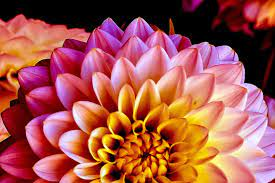
#> input picture test.jpg, 275 x 183 px
$ python fft.py
#> lines starting #> are read from the running program, lines starting #| are printed output that depends on the picture
#> `img = cv.imread('test.jpg', 0)`:
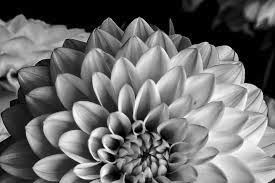
#> img: shape (183, 275); min 0, max 255, mean 107.7
import numpy as np
import cv2 as cv
import matplotlib.pyplot as plt
from math import *
from typing import List, Dict, Tuple
from numpy._typing import *

def exp2cosine(x: ArrayLike) -> ArrayLike:
    '''convert e^jx -> cos(x) + j*sin(x) '''
    return np.cos(x) + 1j*np.sin(x)

# [22 lines of commented-out code are left out]

def fft2D(img: ArrayLike) -> ArrayLike:
    ft = np.zeros_like(img, dtype = np.complex64)
    T_img = img.T
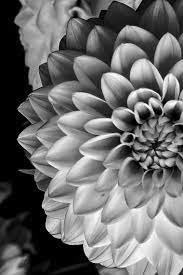
#> T_img: shape (275, 183); min 0, max 255, mean 107.7
    M, N= T_img.shape[:2]
#> M = 275; N = 183
    x = u = np.arange(M)
#> x = 275 values from 0 to 274; u = 275 values from 0 to 274
    y = np.arange(N)
#> y = 183 values from 0 to 182
    for v in range(img.shape[0]):
        s = T_img*exp2cosine(
            -2*pi*(
                np.expand_dims(
                    u[:, None]*x[None,:],
                    axis = -1
                ) * 1.0/M + v*y[None,:]*1.0/N
            )
        )
        ft[v,:] = np.sum(
            s, axis = (-1,-2)
        )

    return ft

def ifft2D(img: ArrayLike) -> ArrayLike:
    ft = np.zeros_like(img, dtype = np.complex64)
    T_img = img.T
    M, N= T_img.shape[:2]
    x = u = np.arange(M)
    y = np.arange(N)
    for v in range(img.shape[0]):
        s = T_img*exp2cosine(
            2*pi*(
                np.expand_dims(
                    u[:, None]*x[None,:],
                    axis = -1
                ) * 1.0/M + v*y[None,:]*1.0/N
            )
        )
        ft[v,:] = np.sum(
            s, axis = (-1, -2)
        )*1.0/(M*N)

    return ft


img = cv.imread('test.jpg', 0)

### Sử dụng hàm đã được code ở trên ###
#> (the run stopped early here; a loop or call above may not have finished)
